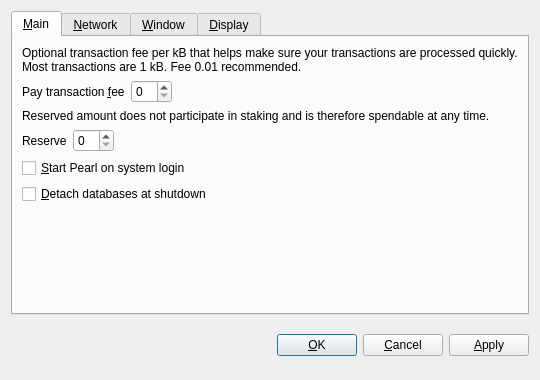
<?xml version="1.0" encoding="UTF-8"?>
<ui version="4.0">
 <class>OptionsDialog</class>
 <widget class="QDialog" name="OptionsDialog">
  <property name="geometry">
   <rect>
    <x>0</x>
    <y>0</y>
    <width>540</width>
    <height>380</height>
   </rect>
  </property>
  <property name="windowTitle">
   <string>Options</string>
  </property>
  <property name="styleSheet">
   <string notr="true">background-image: url(:/images/bgimage);</string>
  </property>
  <property name="modal">
   <bool>true</bool>
  </property>
  <layout class="QVBoxLayout" name="verticalLayout">
   <item>
    <widget class="QTabWidget" name="tabWidget">
     <property name="tabPosition">
      <enum>QTabWidget::North</enum>
     </property>
     <property name="currentIndex">
      <number>0</number>
     </property>
     <widget class="QWidget" name="tabMain">
      <attribute name="title">
       <string>&amp;Main</string>
      </attribute>
      <layout class="QVBoxLayout" name="verticalLayout_Main">
       <item>
        <widget class="QLabel" name="transactionFeeInfoLabel">
         <property name="text">
          <string>Optional transaction fee per kB that helps make sure your transactions are processed quickly. Most transactions are 1 kB. Fee 0.01 recommended.</string>
         </property>
         <property name="textFormat">
          <enum>Qt::PlainText</enum>
         </property>
         <property name="wordWrap">
          <bool>true</bool>
         </property>
        </widget>
       </item>
       <item>
        <layout class="QHBoxLayout" name="horizontalLayoutFee">
         <item>
          <widget class="QLabel" name="transactionFeeLabel">
           <property name="text">
            <string>Pay transaction &amp;fee</string>
           </property>
           <property name="textFormat">
            <enum>Qt::PlainText</enum>
           </property>
           <property name="buddy">
            <cstring>transactionFee</cstring>
           </property>
          </widget>
         </item>
         <item>
          <widget class="BitcoinAmountField" name="transactionFee"/>
         </item>
         <item>
          <spacer name="horizontalSpacerFee">
           <property name="orientation">
            <enum>Qt::Horizontal</enum>
           </property>
           <property name="sizeHint" stdset="0">
            <size>
             <width>40</width>
             <height>20</height>
            </size>
           </property>
          </spacer>
         </item>
        </layout>
       </item>
       <item>
        <widget class="QLabel" name="reserveBalanceInfoLabel">
         <property name="text">
          <string>Reserved amount does not participate in staking and is therefore spendable at any time.</string>
         </property>
         <property name="textFormat">
          <enum>Qt::PlainText</enum>
         </property>
         <property name="wordWrap">
          <bool>true</bool>
         </property>
        </widget>
       </item>
       <item>
        <layout class="QHBoxLayout" name="horizontalLayoutReserveBalance">
         <item>
          <widget class="QLabel" name="reserveBalanceLabel">
           <property name="text">
            <string>Reserve</string>
           </property>
           <property name="textFormat">
            <enum>Qt::PlainText</enum>
           </property>
           <property name="buddy">
            <cstring>reserveBalance</cstring>
           </property>
          </widget>
         </item>
         <item>
          <widget class="BitcoinAmountField" name="reserveBalance"/>
         </item>
         <item>
          <spacer name="horizontalSpacerReserveBalance">
           <property name="orientation">
            <enum>Qt::Horizontal</enum>
           </property>
           <property name="sizeHint" stdset="0">
            <size>
             <width>40</width>
             <height>20</height>
            </size>
           </property>
          </spacer>
         </item>
        </layout>
       </item>
       <item>
        <widget class="QCheckBox" name="bitcoinAtStartup">
         <property name="toolTip">
          <string>Automatically start Pearl after logging in to the system.</string>
         </property>
         <property name="text">
          <string>&amp;Start Pearl on system login</string>
         </property>
        </widget>
       </item>
       <item>
        <widget class="QCheckBox" name="detachDatabases">
         <property name="toolTip">
          <string>Detach block and address databases at shutdown. This means they can be moved to another data directory, but it slows down shutdown. The wallet is always detached.</string>
         </property>
         <property name="text">
          <string>&amp;Detach databases at shutdown</string>
         </property>
        </widget>
       </item>
       <item>
        <spacer name="verticalSpacer_Main">
         <property name="orientation">
          <enum>Qt::Vertical</enum>
         </property>
         <property name="sizeHint" stdset="0">
          <size>
           <width>20</width>
           <height>40</height>
          </size>
         </property>
        </spacer>
       </item>
      </layout>
     </widget>
     <widget class="QWidget" name="tabNetwork">
      <attribute name="title">
       <string>&amp;Network</string>
      </attribute>
      <layout class="QVBoxLayout" name="verticalLayout_Network">
       <item>
        <widget class="QCheckBox" name="mapPortUpnp">
         <property name="toolTip">
          <string>Automatically open the Pearl client port on the router. This only works when your router supports UPnP and it is enabled.</string>
         </property>
         <property name="text">
          <string>Map port using &amp;UPnP</string>
         </property>
        </widget>
       </item>
       <item>
        <widget class="QCheckBox" name="connectSocks">
         <property name="toolTip">
          <string>Connect to the Pearl network through a SOCKS proxy (e.g. when connecting through Tor).</string>
         </property>
         <property name="text">
          <string>&amp;Connect through SOCKS proxy:</string>
         </property>
        </widget>
       </item>
       <item>
        <layout class="QHBoxLayout" name="horizontalLayout_Network">
         <item>
          <widget class="QLabel" name="proxyIpLabel">
           <property name="text">
            <string>Proxy &amp;IP:</string>
           </property>
           <property name="textFormat">
            <enum>Qt::PlainText</enum>
           </property>
           <property name="buddy">
            <cstring>proxyIp</cstring>
           </property>
          </widget>
         </item>
         <item>
          <widget class="QValidatedLineEdit" name="proxyIp">
           <property name="maximumSize">
            <size>
             <width>140</width>
             <height>16777215</height>
            </size>
           </property>
           <property name="toolTip">
            <string>IP address of the proxy (e.g. 127.0.0.1)</string>
           </property>
          </widget>
         </item>
         <item>
          <widget class="QLabel" name="proxyPortLabel">
           <property name="text">
            <string>&amp;Port:</string>
           </property>
           <property name="textFormat">
            <enum>Qt::PlainText</enum>
           </property>
           <property name="buddy">
            <cstring>proxyPort</cstring>
           </property>
          </widget>
         </item>
         <item>
          <widget class="QLineEdit" name="proxyPort">
           <property name="maximumSize">
            <size>
             <width>55</width>
             <height>16777215</height>
            </size>
           </property>
           <property name="toolTip">
            <string>Port of the proxy (e.g. 9050)</string>
           </property>
          </widget>
         </item>
         <item>
          <widget class="QLabel" name="socksVersionLabel">
           <property name="text">
            <string>SOCKS &amp;Version:</string>
           </property>
           <property name="textFormat">
            <enum>Qt::PlainText</enum>
           </property>
           <property name="buddy">
            <cstring>socksVersion</cstring>
           </property>
          </widget>
         </item>
         <item>
          <widget class="QValueComboBox" name="socksVersion">
           <property name="toolTip">
            <string>SOCKS version of the proxy (e.g. 5)</string>
           </property>
          </widget>
         </item>
         <item>
          <spacer name="horizontalSpacer_Network">
           <property name="orientation">
            <enum>Qt::Horizontal</enum>
           </property>
           <property name="sizeHint" stdset="0">
            <size>
             <width>40</width>
             <height>20</height>
            </size>
           </property>
          </spacer>
         </item>
        </layout>
       </item>
       <item>
        <spacer name="verticalSpacer_Network">
         <property name="orientation">
          <enum>Qt::Vertical</enum>
         </property>
         <property name="sizeHint" stdset="0">
          <size>
           <width>20</width>
           <height>40</height>
          </size>
         </property>
        </spacer>
       </item>
      </layout>
     </widget>
     <widget class="QWidget" name="tabWindow">
      <attribute name="title">
       <string>&amp;Window</string>
      </attribute>
      <layout class="QVBoxLayout" name="verticalLayout_Window">
       <item>
        <widget class="QCheckBox" name="minimizeToTray">
         <property name="toolTip">
          <string>Show only a tray icon after minimizing the window.</string>
         </property>
         <property name="text">
          <string>&amp;Minimize to the tray instead of the taskbar</string>
         </property>
        </widget>
       </item>
       <item>
        <widget class="QCheckBox" name="minimizeOnClose">
         <property name="toolTip">
          <string>Minimize instead of exit the application when the window is closed. When this option is enabled, the application will be closed only after selecting Quit in the menu.</string>
         </property>
         <property name="text">
          <string>M&amp;inimize on close</string>
         </property>
        </widget>
       </item>
       <item>
        <spacer name="verticalSpacer_Window">
         <property name="orientation">
          <enum>Qt::Vertical</enum>
         </property>
         <property name="sizeHint" stdset="0">
          <size>
           <width>20</width>
           <height>40</height>
          </size>
         </property>
        </spacer>
       </item>
      </layout>
     </widget>
     <widget class="QWidget" name="tabDisplay">
      <attribute name="title">
       <string>&amp;Display</string>
      </attribute>
      <layout class="QVBoxLayout" name="verticalLayout_Display">
       <item>
        <layout class="QHBoxLayout" name="horizontalLayout_1_Display">
         <item>
          <widget class="QLabel" name="langLabel">
           <property name="text">
            <string>User Interface &amp;language:</string>
           </property>
           <property name="textFormat">
            <enum>Qt::PlainText</enum>
           </property>
           <property name="buddy">
            <cstring>lang</cstring>
           </property>
          </widget>
         </item>
         <item>
          <widget class="QValueComboBox" name="lang">
           <property name="toolTip">
            <string>The user interface language can be set here. This setting will take effect after restarting Pearl.</string>
           </property>
          </widget>
         </item>
        </layout>
       </item>
       <item>
        <layout class="QHBoxLayout" name="horizontalLayout_2_Display">
         <item>
          <widget class="QLabel" name="unitLabel">
           <property name="text">
            <string>&amp;Unit to show amounts in:</string>
           </property>
           <property name="textFormat">
            <enum>Qt::PlainText</enum>
           </property>
           <property name="buddy">
            <cstring>unit</cstring>
           </property>
          </widget>
         </item>
         <item>
          <widget class="QValueComboBox" name="unit">
           <property name="toolTip">
            <string>Choose the default subdivision unit to show in the interface and when sending coins.</string>
           </property>
          </widget>
         </item>
        </layout>
       </item>
       <item>
        <widget class="QCheckBox" name="displayAddresses">
         <property name="toolTip">
          <string>Whether to show Pearl addresses in the transaction list or not.</string>
         </property>
         <property name="text">
          <string>&amp;Display addresses in transaction list</string>
         </property>
        </widget>
       </item>
       <item>
        <widget class="QCheckBox" name="coinControlFeatures">
         <property name="toolTip">
          <string>Whether to show coin control features or not.</string>
         </property>
         <property name="text">
          <string>Display coin &amp;control features (experts only!)</string>
         </property>
        </widget>
       </item>
       <item>
        <spacer name="verticalSpacer_Display">
         <property name="orientation">
          <enum>Qt::Vertical</enum>
         </property>
         <property name="sizeHint" stdset="0">
          <size>
           <width>20</width>
           <height>40</height>
          </size>
         </property>
        </spacer>
       </item>
      </layout>
     </widget>
    </widget>
   </item>
   <item>
    <layout class="QHBoxLayout" name="horizontalLayout_Buttons">
     <item>
      <spacer name="horizontalSpacer_1">
       <property name="orientation">
        <enum>Qt::Horizontal</enum>
       </property>
       <property name="sizeHint" stdset="0">
        <size>
         <width>40</width>
         <height>48</height>
        </size>
       </property>
      </spacer>
     </item>
     <item>
      <widget class="QLabel" name="statusLabel">
       <property name="font">
        <font>
         <weight>75</weight>
         <bold>true</bold>
        </font>
       </property>
       <property name="text">
        <string/>
       </property>
       <property name="textFormat">
        <enum>Qt::PlainText</enum>
       </property>
       <property name="wordWrap">
        <bool>true</bool>
       </property>
      </widget>
     </item>
     <item>
      <spacer name="horizontalSpacer_2">
       <property name="orientation">
        <enum>Qt::Horizontal</enum>
       </property>
       <property name="sizeHint" stdset="0">
        <size>
         <width>40</width>
         <height>48</height>
        </size>
       </property>
      </spacer>
     </item>
     <item>
      <widget class="QPushButton" name="okButton">
       <property name="text">
        <string>&amp;OK</string>
       </property>
      </widget>
     </item>
     <item>
      <widget class="QPushButton" name="cancelButton">
       <property name="text">
        <string>&amp;Cancel</string>
       </property>
       <property name="autoDefault">
        <bool>false</bool>
       </property>
      </widget>
     </item>
     <item>
      <widget class="QPushButton" name="applyButton">
       <property name="text">
        <string>&amp;Apply</string>
       </property>
       <property name="autoDefault">
        <bool>false</bool>
       </property>
      </widget>
     </item>
    </layout>
   </item>
  </layout>
 </widget>
 <customwidgets>
  <customwidget>
   <class>BitcoinAmountField</class>
   <extends>QSpinBox</extends>
   <header>bitcoinamountfield.h</header>
  </customwidget>
  <customwidget>
   <class>QValueComboBox</class>
   <extends>QComboBox</extends>
   <header>qvaluecombobox.h</header>
  </customwidget>
  <customwidget>
   <class>QValidatedLineEdit</class>
   <extends>QLineEdit</extends>
   <header>qvalidatedlineedit.h</header>
  </customwidget>
 </customwidgets>
 <resources/>
 <connections/>
</ui>
